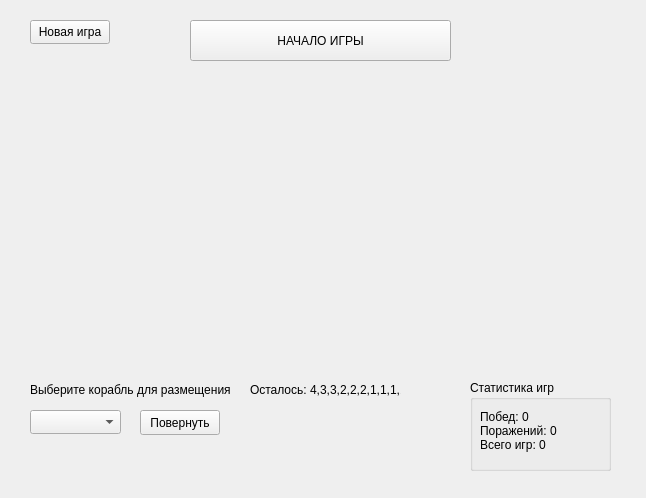
<?xml version="1.0" encoding="UTF-8"?>
<ui version="4.0">
 <class>MainWindow</class>
 <widget class="QMainWindow" name="MainWindow">
  <property name="geometry">
   <rect>
    <x>0</x>
    <y>0</y>
    <width>646</width>
    <height>498</height>
   </rect>
  </property>
  <property name="windowTitle">
   <string>MainWindow</string>
  </property>
  <widget class="QWidget" name="centralwidget">
   <widget class="QPushButton" name="startButton">
    <property name="geometry">
     <rect>
      <x>190</x>
      <y>20</y>
      <width>261</width>
      <height>41</height>
     </rect>
    </property>
    <property name="text">
     <string>НАЧАЛО ИГРЫ</string>
    </property>
   </widget>
   <widget class="QWidget" name="playerField" native="true">
    <property name="enabled">
     <bool>true</bool>
    </property>
    <property name="geometry">
     <rect>
      <x>30</x>
      <y>100</y>
      <width>261</width>
      <height>261</height>
     </rect>
    </property>
    <widget class="QWidget" name="gridLayoutWidget">
     <property name="geometry">
      <rect>
       <x>0</x>
       <y>0</y>
       <width>261</width>
       <height>261</height>
      </rect>
     </property>
     <layout class="QGridLayout" name="gridLayout"/>
    </widget>
   </widget>
   <widget class="QWidget" name="enemyField" native="true">
    <property name="geometry">
     <rect>
      <x>350</x>
      <y>100</y>
      <width>261</width>
      <height>261</height>
     </rect>
    </property>
    <widget class="QWidget" name="gridLayoutWidget_2">
     <property name="geometry">
      <rect>
       <x>0</x>
       <y>0</y>
       <width>261</width>
       <height>261</height>
      </rect>
     </property>
     <layout class="QGridLayout" name="gridLayout_2"/>
    </widget>
   </widget>
   <widget class="QLabel" name="statusLabel">
    <property name="geometry">
     <rect>
      <x>30</x>
      <y>380</y>
      <width>201</width>
      <height>20</height>
     </rect>
    </property>
    <property name="text">
     <string>Выберите корабль для размещения</string>
    </property>
    <property name="textFormat">
     <enum>Qt::RichText</enum>
    </property>
   </widget>
   <widget class="QComboBox" name="shipTypeCombo">
    <property name="geometry">
     <rect>
      <x>30</x>
      <y>410</y>
      <width>91</width>
      <height>24</height>
     </rect>
    </property>
   </widget>
   <widget class="QPushButton" name="rotateButton">
    <property name="geometry">
     <rect>
      <x>140</x>
      <y>410</y>
      <width>80</width>
      <height>25</height>
     </rect>
    </property>
    <property name="text">
     <string>Повернуть</string>
    </property>
   </widget>
   <widget class="QLabel" name="shipsRemainingLabel">
    <property name="geometry">
     <rect>
      <x>250</x>
      <y>380</y>
      <width>151</width>
      <height>20</height>
     </rect>
    </property>
    <property name="text">
     <string>Осталось: 4,3,3,2,2,2,1,1,1,1</string>
    </property>
   </widget>
   <widget class="QGroupBox" name="statsGroupBox">
    <property name="geometry">
     <rect>
      <x>470</x>
      <y>380</y>
      <width>141</width>
      <height>91</height>
     </rect>
    </property>
    <property name="title">
     <string>Статистика игр</string>
    </property>
    <widget class="QWidget" name="verticalLayoutWidget">
     <property name="geometry">
      <rect>
       <x>10</x>
       <y>20</y>
       <width>121</width>
       <height>61</height>
      </rect>
     </property>
     <layout class="QVBoxLayout" name="statsLayout">
      <item>
       <widget class="QLabel" name="statsLabel">
        <property name="text">
         <string>Побед: 0
Поражений: 0
Всего игр: 0</string>
        </property>
       </widget>
      </item>
     </layout>
    </widget>
   </widget>
   <widget class="QPushButton" name="newGameButton">
    <property name="geometry">
     <rect>
      <x>30</x>
      <y>20</y>
      <width>80</width>
      <height>24</height>
     </rect>
    </property>
    <property name="text">
     <string>Новая игра</string>
    </property>
   </widget>
  </widget>
 </widget>
 <resources/>
 <connections/>
</ui>
